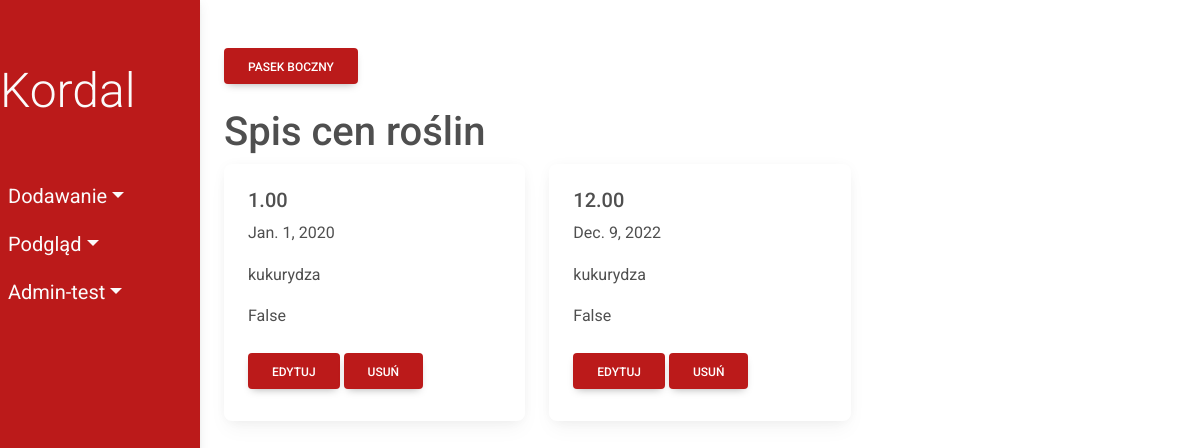
The app's page /plant_prices/, older data.
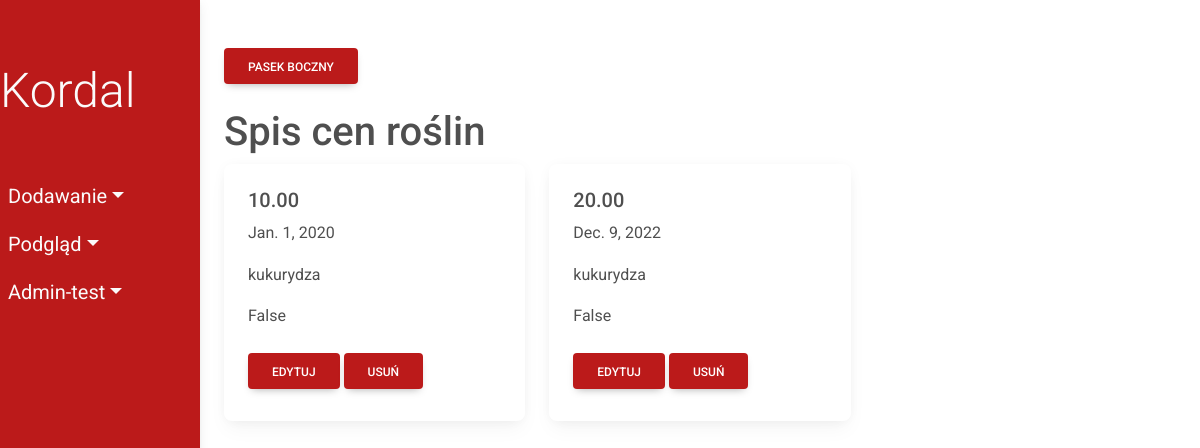
The same page, newer data.
### fields/models.py (models this page shows)
class PlantPrice(models.Model):
    price = models.DecimalField(max_digits=10, decimal_places=2)
    date = models.DateField()
    plant = models.ForeignKey(Plant, on_delete=models.CASCADE)
    is_predicted = models.BooleanField()
    class Meta:
        db_table = 'PlantPrice'

class Plant(models.Model):
    plant_name = models.CharField(max_length=50)
    seed_price = models.DecimalField(max_digits=10, decimal_places=2)
    class Meta:
        db_table = 'Plant'
    def __str__(self):
        return self.plant_name

### fields/views/viewsPlantPrice.py (the view)
# urls.py: path('plant_prices/', viewsPlantPrice.show_plant_prices,
def show_plant_prices(request):
    plant_prices = PlantPrice.objects.all()
    return render(request, 'fields/show/plantPrice.html', {'plant_prices': plant_prices})

### fields/templates/fields/show/plantPrice.html
{% extends 'fields/index.html' %}
      {% block content %}
      <h1>Spis cen roślin</h1>
      <div class="row">
        {% for plant_price in plant_prices %}
        <div class="col-sm-4">
          <div class="card">
            <div class="card-body">
              <h5 class="card-title">{{ plant_price.price}}</h5>
              <p class="card-text">{{ plant_price.date}}</p>
              <p class="card-text">{{ plant_price.plant}}</p>
              <p class="card-text">{{ plant_price.is_predicted}}</p>
              <a href="update/{{plant_price.id}}" class="btn my-2 menu-btn">Edytuj</a>
              <a href="delete/{{plant_price.id}}" class="btn my-2 menu-btn">Usuń</a>
            </div>
          </div>
        </div>
        {% endfor %}
      </div>
    {% endblock %}

Row changes from the older to the newer data that the page shows:
changed PlantPrice "Jan. 1, 2020": price "1.00" → "10.00"
changed PlantPrice "Dec. 9, 2022": price "12.00" → "20.00"
